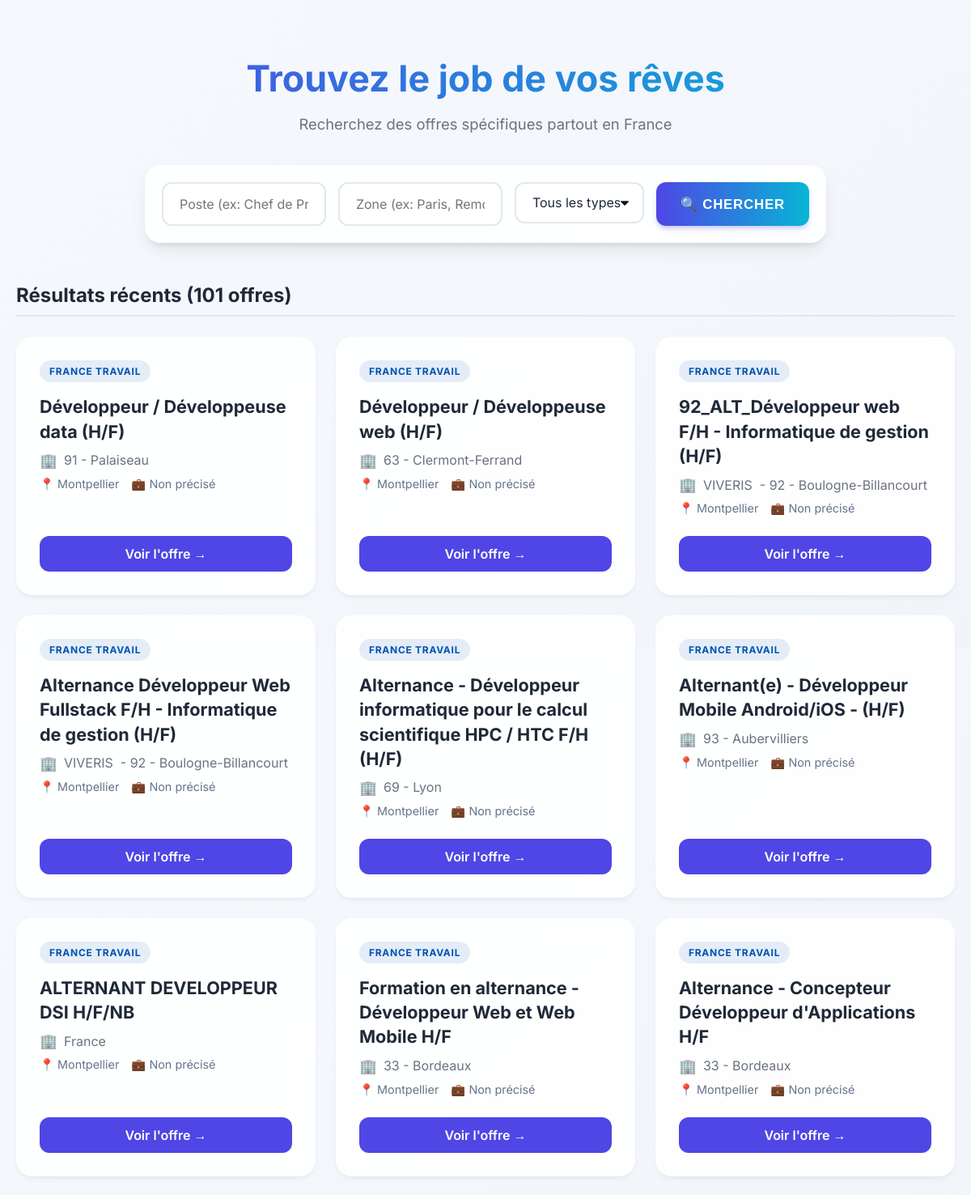
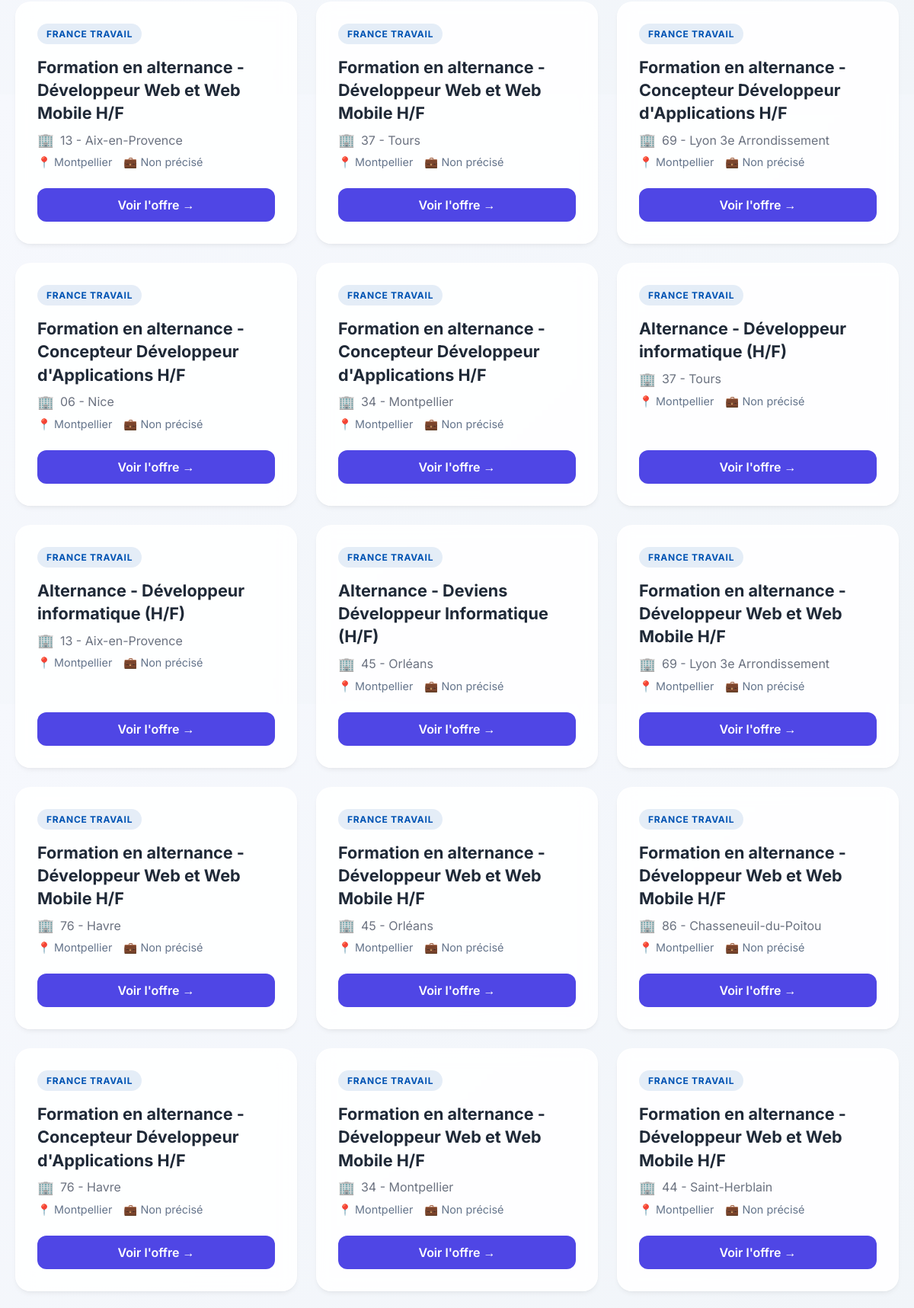
The page / (upper part) on the database its author committed (2 pictures, top to bottom).
### tables this page shows
CREATE TABLE jobs (id INTEGER PRIMARY KEY AUTOINCREMENT, title TEXT, company TEXT, link TEXT UNIQUE, source TEXT, location TEXT, job_type TEXT);

### app.py (the view)
@app.route("/")
def index():
    jobs = get_jobs()
    return render_template("index.html", jobs=jobs)

### app.py (called while the page is built)
def get_jobs():
    conn = sqlite3.connect("data/jobs.db")
    c = conn.cursor()
    c.execute("SELECT title, company, link, source, location, job_type FROM jobs ORDER BY id DESC")
    jobs = c.fetchall()
    conn.close()
    return jobs

### templates/index.html (shortened to what this page needs)
<!DOCTYPE html>
<html lang="fr">
<head>
</head>
<body>
    <div class="container">
        <div class="header">
            <h1>Trouvez le job de vos rêves</h1>
            <p>Recherchez des offres spécifiques partout en France</p>
        </div>
        <div class="search-container">
            <form action="/search" method="POST" id="search-form" onsubmit="showLoading()">
                <div class="search-form">
                    <div class="input-group">
                        <input type="text" name="keyword" placeholder="Poste (ex: Chef de Projet)" required>
                    </div>
                    <div class="input-group">
                        <input type="text" name="location" placeholder="Zone (ex: Paris, Remote)" required>
                    </div>
                    <div class="input-group" style="min-width: 160px; flex: 0.7;">
                        <select name="job_type" class="custom-select">
                            <option value="">Tous les types</option>
                        </select>
                    </div>
                    <button type="submit" class="search-btn">🔍 Chercher</button>
                </div>
            </form>
        </div>
        {% if jobs %}
            <h2 class="jobs-title">Résultats récents ({{ jobs|length }} offres)</h2>
        {% endif %}
        <div class="jobs-grid">
            {% if jobs %}
                {% for job in jobs %}
                <div class="job-card">
                    <span class="job-source {{ job[3]|lower|replace(' ', '-') }}">{{ job[3] }}</span>
                    <h2 class="job-title">{{ job[0] }}</h2>
                    <p class="job-company">{{ job[1] }}</p>
                    <div class="job-details">
                        <span class="job-detail-item">📍 {{ job[4] }}</span>
                        <span class="job-detail-item">💼 {{ job[5] }}</span>
                    </div>
                    <a href="{{ job[2] }}" target="_blank" class="job-action">Voir l'offre →</a>
                </div>
                {% endfor %}
            {% else %}
                <div class="no-jobs">
                    <p>🚀 Aucune offre en base de données. Lancez une recherche !</p>
                </div>
            {% endif %}
        </div>
    </div>
</body>
</html>

### templates/index.html (style rules this page uses)
:root { --primary: #4F46E5; --primary-hover: #4338CA; --bg-gradient: linear-gradient(135deg, #f6f8fd 0%, #f1f5f9 100%); --card-bg: rgba(255, 255, 255, 0.9); --text-main: #1f2937; --text-muted: #6b7280; }
body { font-family: 'Inter', sans-serif; background: var(--bg-gradient); color: var(--text-main); margin: 0; padding: 40px 20px; min-height: 100vh; position: relative; }
.container { max-width: 1200px; margin: 0 auto; }
.header { text-align: center; margin-bottom: 40px; animation: fadeIn 0.8s ease-out; }
.header h1 { font-size: 2.8rem; font-weight: 700; margin-bottom: 12px; background: linear-gradient(to right, #4F46E5, #06b6d4); -webkit-background-clip: text; -webkit-text-fill-color: transparent; }
.header p { color: var(--text-muted); font-size: 1.15rem; margin-bottom: 30px; }
.search-container { background: var(--card-bg); padding: 20px; border-radius: 20px; box-shadow: 0 10px 25px -5px rgba(0, 0, 0, 0.1), 0 8px 10px -6px rgba(0, 0, 0, 0.1); border: 1px solid rgba(255, 255, 255, 0.5); backdrop-filter: blur(10px); max-width: 800px; margin: 0 auto 50px auto; animation: slideDown 0.6s ease-out; }
.search-form { display: flex; gap: 15px; flex-wrap: wrap; }
.input-group { flex: 1; min-width: 200px; position: relative; }
.input-group input { width: 100%; padding: 15px 20px; border: 2px solid #e2e8f0; border-radius: 12px; font-size: 1rem; font-family: inherit; color: var(--text-main); outline: none; transition: all 0.3s; box-sizing: border-box; background: rgba(255,255,255,0.8); }
.custom-select { width: 100%; padding: 15px 20px; border: 2px solid #e2e8f0; border-radius: 12px; font-size: 1rem; font-family: inherit; color: var(--text-main); outline: none; transition: all 0.3s; box-sizing: border-box; background: rgba(255,255,255,0.8); cursor: pointer; appearance: none; background-repeat: no-repeat; background-position: right 1rem top 50%; background-size: 0.65rem auto; }
.search-btn { background: linear-gradient(to right, #4F46E5, #06b6d4); color: white; border: none; padding: 0 30px; border-radius: 12px; font-size: 1.05rem; font-weight: 600; cursor: pointer; transition: transform 0.2s, box-shadow 0.2s; box-shadow: 0 4px 6px -1px rgba(79, 70, 229, 0.3); text-transform: uppercase; letter-spacing: 0.05em; }
.jobs-title { font-size: 1.5rem; margin-bottom: 25px; color: var(--text-main); border-bottom: 2px solid #e2e8f0; padding-bottom: 10px; }
.jobs-grid { display: grid; grid-template-columns: repeat(auto-fill, minmax(350px, 1fr)); gap: 25px; }
.job-card { background: var(--card-bg); border-radius: 20px; padding: 28px; box-shadow: 0 4px 6px -1px rgba(0, 0, 0, 0.05), 0 2px 4px -1px rgba(0, 0, 0, 0.03); transition: all 0.3s cubic-bezier(0.4, 0, 0.2, 1); border: 1px solid rgba(255, 255, 255, 0.5); backdrop-filter: blur(10px); display: flex; flex-direction: column; animation: slideUp 0.5s ease-out forwards; opacity: 0; transform: translateY(20px); }
.job-card:nth-child(n) { animation-delay: calc(n * 0.1s); }
.job-source { font-size: 0.75rem; font-weight: 700; text-transform: uppercase; letter-spacing: 0.06em; color: var(--primary); background: rgba(79, 70, 229, 0.1); padding: 6px 12px; border-radius: 20px; align-self: flex-start; margin-bottom: 15px; }
.job-source.france-travail { background: rgba(0, 83, 179, 0.1); color: #0053b3; }
.job-title { font-size: 1.35rem; font-weight: 700; margin: 0 0 10px 0; color: var(--text-main); line-height: 1.4; }
.job-company { font-size: 1rem; color: var(--text-muted); margin: 0 0 10px 0; display: flex; align-items: center; gap: 8px; }
.job-company::before { content: "🏢"; font-size: 1.1em; }
.job-details { display: flex; gap: 15px; margin: 0 0 25px 0; font-size: 0.9rem; color: #64748b; }
.job-detail-item { display: flex; align-items: center; gap: 5px; }
.job-action { margin-top: auto; display: inline-flex; align-items: center; justify-content: center; padding: 12px 24px; background: var(--primary); color: white; text-decoration: none; border-radius: 12px; font-weight: 600; transition: all 0.2s; }
.job-card:nth-child(1) { animation-delay: 0.1s; }
.job-card:nth-child(2) { animation-delay: 0.2s; }
.job-card:nth-child(3) { animation-delay: 0.3s; }
.job-card:nth-child(4) { animation-delay: 0.4s; }
.job-card:nth-child(5) { animation-delay: 0.5s; }
.job-card:nth-child(6) { animation-delay: 0.6s; }
.job-card:nth-child(7) { animation-delay: 0.7s; }
.job-card:nth-child(8) { animation-delay: 0.8s; }
.job-card:nth-child(9) { animation-delay: 0.9s; }
.job-card:nth-child(n+10) { animation-delay: 1s; }

### rows shown on the page
jobs: source "FRANCE TRAVAIL", title "Développeur / Développeuse data (H/F)", company "91 - Palaiseau", location "Montpellier", job_type "Non précisé"
jobs: source "FRANCE TRAVAIL", title "Développeur / Développeuse web (H/F)", company "63 - Clermont-Ferrand", location "Montpellier", job_type "Non précisé"
jobs: source "FRANCE TRAVAIL", title "92_ALT_Développeur web F/H - Informatique de gestion (H/F)", company "VIVERIS - 92 - Boulogne-Billancourt", location "Montpellier", job_type "Non précisé"
jobs: source "FRANCE TRAVAIL", title "Alternance Développeur Web Fullstack F/H - Informatique de gestion (H/F)", company "VIVERIS - 92 - Boulogne-Billancourt", location "Montpellier", job_type "Non précisé"
jobs: source "FRANCE TRAVAIL", title "Alternance - Développeur informatique pour le calcul scientifique HPC / HTC F/H (H/F)", company "69 - Lyon", location "Montpellier", job_type "Non précisé"
jobs: source "FRANCE TRAVAIL", title "Alternant(e) - Développeur Mobile Android/iOS - (H/F)", company "93 - Aubervilliers", location "Montpellier", job_type "Non précisé"
jobs: source "FRANCE TRAVAIL", title "ALTERNANT DEVELOPPEUR DSI H/F/NB", company "France", location "Montpellier", job_type "Non précisé"
jobs: source "FRANCE TRAVAIL", title "Formation en alternance - Développeur Web et Web Mobile H/F", company "33 - Bordeaux", location "Montpellier", job_type "Non précisé"
jobs: source "FRANCE TRAVAIL", title "Alternance - Concepteur Développeur d'Applications H/F", company "33 - Bordeaux", location "Montpellier", job_type "Non précisé"
jobs: source "FRANCE TRAVAIL", title "Formation en alternance - Développeur Web et Web Mobile H/F", company "13 - Aix-en-Provence", location "Montpellier", job_type "Non précisé"
jobs: source "FRANCE TRAVAIL", title "Formation en alternance - Développeur Web et Web Mobile H/F", company "37 - Tours", location "Montpellier", job_type "Non précisé"
jobs: source "FRANCE TRAVAIL", title "Formation en alternance - Concepteur Développeur d'Applications H/F", company "69 - Lyon 3e Arrondissement", location "Montpellier", job_type "Non précisé"
jobs: source "FRANCE TRAVAIL", title "Formation en alternance - Concepteur Développeur d'Applications H/F", company "06 - Nice", location "Montpellier", job_type "Non précisé"
jobs: source "FRANCE TRAVAIL", title "Formation en alternance - Concepteur Développeur d'Applications H/F", company "34 - Montpellier", location "Montpellier", job_type "Non précisé"
jobs: source "FRANCE TRAVAIL", title "Alternance - Développeur informatique (H/F)", company "37 - Tours", location "Montpellier", job_type "Non précisé"
jobs: source "FRANCE TRAVAIL", title "Alternance - Développeur informatique (H/F)", company "13 - Aix-en-Provence", location "Montpellier", job_type "Non précisé"
jobs: source "FRANCE TRAVAIL", title "Alternance - Deviens Développeur Informatique (H/F)", company "45 - Orléans", location "Montpellier", job_type "Non précisé"
jobs: source "FRANCE TRAVAIL", title "Formation en alternance - Développeur Web et Web Mobile H/F", company "69 - Lyon 3e Arrondissement", location "Montpellier", job_type "Non précisé"
jobs: source "FRANCE TRAVAIL", title "Formation en alternance - Développeur Web et Web Mobile H/F", company "76 - Havre", location "Montpellier", job_type "Non précisé"
jobs: source "FRANCE TRAVAIL", title "Formation en alternance - Développeur Web et Web Mobile H/F", company "45 - Orléans", location "Montpellier", job_type "Non précisé"
jobs: source "FRANCE TRAVAIL", title "Formation en alternance - Développeur Web et Web Mobile H/F", company "86 - Chasseneuil-du-Poitou", location "Montpellier", job_type "Non précisé"
jobs: source "FRANCE TRAVAIL", title "Formation en alternance - Concepteur Développeur d'Applications H/F", company "76 - Havre", location "Montpellier", job_type "Non précisé"
jobs: source "FRANCE TRAVAIL", title "Formation en alternance - Développeur Web et Web Mobile H/F", company "34 - Montpellier", location "Montpellier", job_type "Non précisé"
jobs: source "FRANCE TRAVAIL", title "Formation en alternance - Développeur Web et Web Mobile H/F", company "44 - Saint-Herblain", location "Montpellier", job_type "Non précisé"

### other values the page prints
{{ jobs|length }} "101"
